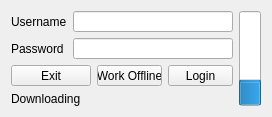
<?xml version="1.0" encoding="UTF-8"?>
<ui version="4.0">
 <class>login</class>
 <widget class="QWidget" name="login">
  <property name="geometry">
   <rect>
    <x>0</x>
    <y>0</y>
    <width>272</width>
    <height>117</height>
   </rect>
  </property>
  <property name="minimumSize">
   <size>
    <width>50</width>
    <height>50</height>
   </size>
  </property>
  <property name="maximumSize">
   <size>
    <width>288</width>
    <height>126</height>
   </size>
  </property>
  <property name="baseSize">
   <size>
    <width>5</width>
    <height>0</height>
   </size>
  </property>
  <property name="windowTitle">
   <string>Login</string>
  </property>
  <property name="windowIcon">
   <iconset resource="content.qrc">
    <normaloff>:/Content/icon.png</normaloff>:/Content/icon.png</iconset>
  </property>
  <layout class="QGridLayout" name="gridLayout_2">
   <item row="0" column="0">
    <layout class="QGridLayout" name="gridLayout">
     <item row="0" column="0">
      <widget class="QLabel" name="label_username">
       <property name="text">
        <string>Username</string>
       </property>
      </widget>
     </item>
     <item row="0" column="1" colspan="3">
      <widget class="QLineEdit" name="lineEdit_username"/>
     </item>
     <item row="1" column="0">
      <widget class="QLabel" name="label_password">
       <property name="text">
        <string>Password</string>
       </property>
      </widget>
     </item>
     <item row="1" column="1" colspan="3">
      <widget class="QLineEdit" name="lineEdit_password">
       <property name="placeholderText">
        <string/>
       </property>
      </widget>
     </item>
     <item row="2" column="0" colspan="2">
      <widget class="QPushButton" name="pushButton_terminate">
       <property name="text">
        <string>Exit</string>
       </property>
      </widget>
     </item>
     <item row="2" column="2">
      <widget class="QPushButton" name="pushButton_close">
       <property name="text">
        <string>Work Offline</string>
       </property>
      </widget>
     </item>
     <item row="2" column="3">
      <widget class="QPushButton" name="pushButton_login">
       <property name="text">
        <string>Login</string>
       </property>
      </widget>
     </item>
     <item row="3" column="0" colspan="4">
      <widget class="QLabel" name="label_download">
       <property name="text">
        <string>Downloading</string>
       </property>
      </widget>
     </item>
     <item row="0" column="4" rowspan="4">
      <widget class="QProgressBar" name="progressBar">
       <property name="value">
        <number>24</number>
       </property>
       <property name="textVisible">
        <bool>true</bool>
       </property>
       <property name="orientation">
        <enum>Qt::Vertical</enum>
       </property>
       <property name="invertedAppearance">
        <bool>false</bool>
       </property>
       <property name="textDirection">
        <enum>QProgressBar::TopToBottom</enum>
       </property>
      </widget>
     </item>
    </layout>
   </item>
  </layout>
 </widget>
 <resources>
  <include location="content.qrc"/>
 </resources>
 <connections/>
</ui>
